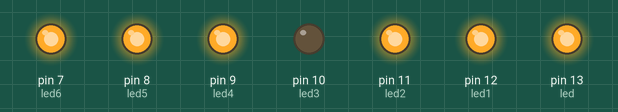
The sketch below on a simulated Arduino Uno, built with avr-gcc and run on an emulated ATmega328P. Shown: output pins drawn as LEDs (lit = HIGH). At 3.0 s the program stops and its outputs stay as they are.

Above: at 0.1 s.
At 1.1 s:
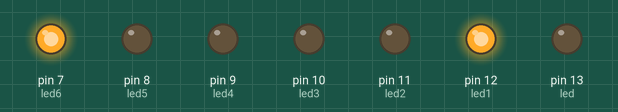
At 2.1 s:
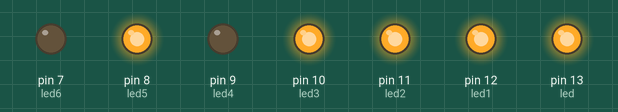
At 3.1 s:
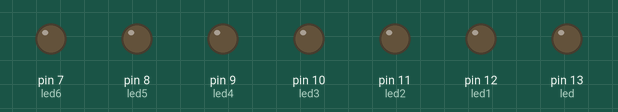
Timing chart, 0 to 4.5 s (numbered marks = the images above):
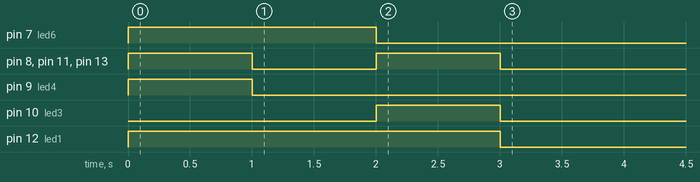

The sketch:

display_led.ino
```cpp
int led = 13;
int led1 = 12;
int led2 = 11;
int led3 = 10;
int led4 = 9;
int led5 = 8;
int led6 = 7;

void setup() {
  // put your setup code here, to run once:

 pinMode(led, OUTPUT);
 pinMode(led1, OUTPUT);
 pinMode(led6, OUTPUT);
 pinMode(led5, OUTPUT);
 pinMode(led2, OUTPUT);
 pinMode(led4, OUTPUT);
 pinMode(led3, OUTPUT);
}

void loop() {
  // put your main code here, to run repeatedly:

  int i;

  for(i=0; i<1; i++){
    if(i==0){
      //numero zero
       digitalWrite(led, HIGH);
       digitalWrite(led1, HIGH);
       digitalWrite(led2, HIGH);
       digitalWrite(led4, HIGH);
       digitalWrite(led5, HIGH);
       digitalWrite(led6, HIGH);

       delay(1000);

       digitalWrite(led, LOW);
       digitalWrite(led1, LOW);
       digitalWrite(led2, LOW);
       digitalWrite(led4, LOW);
       digitalWrite(led5, LOW);
       digitalWrite(led6, LOW);

       //numero um
       digitalWrite(led1, HIGH);
       digitalWrite(led6, HIGH);

       delay(1000);

       digitalWrite(led1, LOW);
       digitalWrite(led6, LOW);

       //numero dois
       digitalWrite(led, HIGH);
       digitalWrite(led1, HIGH);
       digitalWrite(led3, HIGH);
       digitalWrite(led2, HIGH);
       digitalWrite(led5, HIGH);

       delay(1000);

        digitalWrite(led, LOW);
       digitalWrite(led1, LOW);
       digitalWrite(led3, LOW);
       digitalWrite(led2, LOW);
       digitalWrite(led5, LOW);
    }
    else
    break;
    exit(0);
  }

}
```

Measured:
- by itself, pin 7 (led6): LOW → HIGH at 0.00 s, → LOW 2.0 s later
- by itself, pin 8 (led5), pin 11 (led2), pin 13 (led): alternates HIGH for 1.0 s and LOW for 1.0 s
- by itself, pin 9 (led4): LOW → HIGH at 0.00 s, → LOW 1.0 s later
- by itself, pin 10 (led3): LOW → HIGH at 2.0 s, → LOW 1.0 s later
- by itself, pin 12 (led1): LOW → HIGH at 0.00 s, → LOW 3.0 s later
